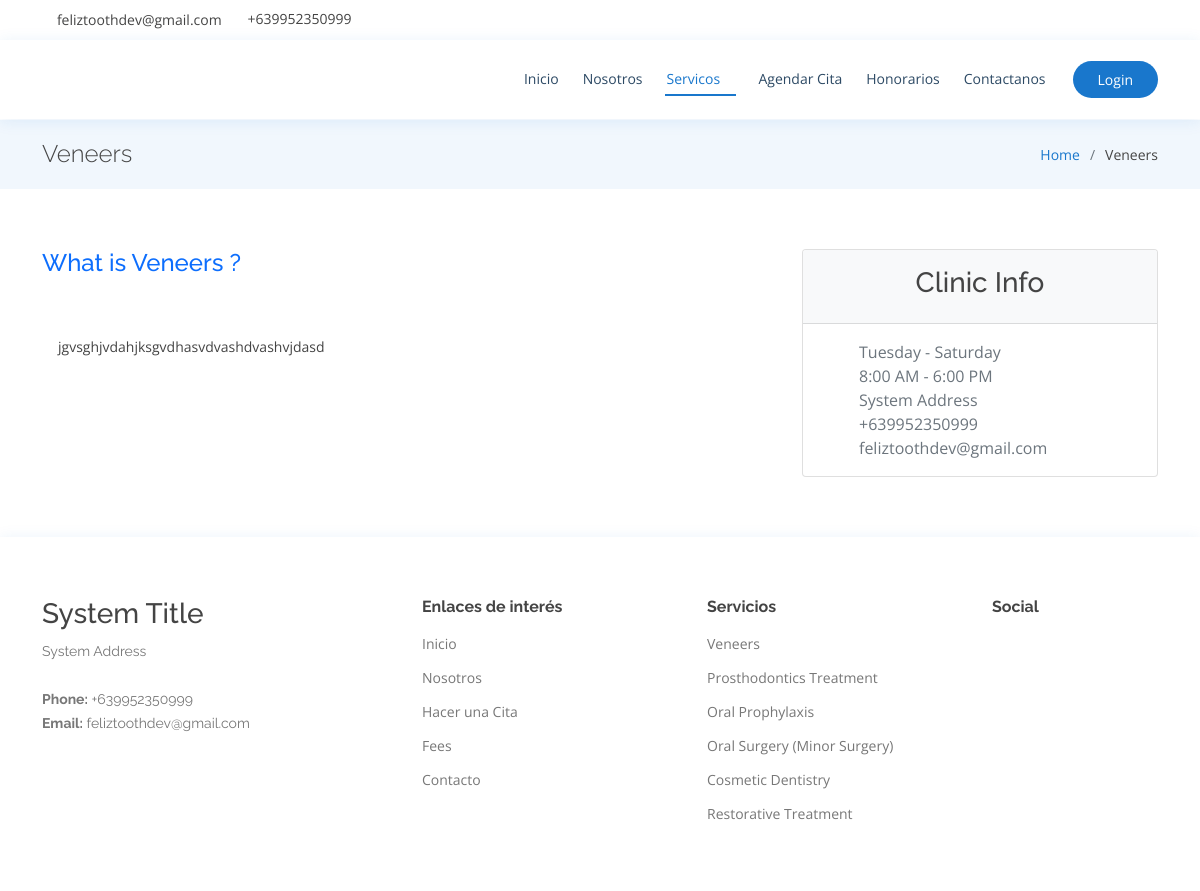
Screenshot of /our-services.php?title=Veneers with the database file from the repository.
### tables this page shows
CREATE TABLE `system_details` (
  `id` int(11) NOT NULL,
  `name` varchar(50) NOT NULL,
  `days` varchar(255) NOT NULL,
  `openhr` varchar(50) NOT NULL,
  `closehr` varchar(50) NOT NULL,
  `address` varchar(255) NOT NULL,
  `telno` varchar(255) NOT NULL,
  `email` varchar(255) NOT NULL,
  `mobile` varchar(255) NOT NULL,
  `facebook` varchar(255) NOT NULL,
  `map` varchar(255) NOT NULL,
  `logo` varchar(255) NOT NULL,
  `brand` varchar(255) NOT NULL
);

CREATE TABLE `services` (
  `id` int(11) NOT NULL,
  `title` varchar(255) NOT NULL,
  `article_title` varchar(255) NOT NULL,
  `description` longtext NOT NULL,
  `image` varchar(255) NOT NULL
);

### superglobal.php (called while the page is built, shortened)
<?php
include('admin/config/dbconn.php');
$sql = "SELECT * FROM system_details LIMIT 1";
$query_run = mysqli_query($conn, $sql);
if (mysqli_num_rows($query_run) > 0) {
    foreach ($query_run as $row) {
        $system_name = $row['name'];
        $address = $row['address'];
        $email = $row['email'];
        $mobile = $row['mobile'];
        $facebook = $row['facebook'];
    }
}

### our-services.php (the view, shortened to what this page needs)
<?php
include('main/header.php');
include('main/topbar.php');
?>
    <main id="main">
        <section class="breadcrumbs">
            <div class="container">
                <div class="d-flex justify-content-between align-items-center">
                    <?php
                    if(isset($_GET['title']))
                    {
                        $user_id = $_GET['title'];
                        $user = "SELECT * FROM services WHERE title='$user_id'";
                        $users_run = mysqli_query($conn,$user);
                        if(mysqli_num_rows($users_run) > 0)
                        {
                            foreach($users_run as $row)
                            {
                    ?>
                    <h2><?=$row['title']?></h2>
                    <ol>
                        <li><a href="index.php">Home</a></li>
                        <li><?=$row['title']?></li>
                    </ol>
                </div>
            </div>
        </section>
        <section class="inner-page">
            <div class="container">
                <div class="row">
                    <div class="col-md-8">
                        <div class="card border-0">
                            <h4 class="mb-4 text-primary"><?=$row['article_title']?></h4>
                            <div class="card-body">
                                <p class="description"><?=$row['description']?></p>
                            </div>
                        </div>
                    </div>
                    <div class="col-md-4">
                        <?php include('main/side-contact.php');?>
                    </div>
                </div>
            </div>
        </section>
        <?php
                }
            }
        }
        ?>
    </main>
<?php
include('main/footer.php');
include('main/scripts.php');
?>

### main/topbar.php (shortened to what this page needs)
<body>
  <?php $page = substr($_SERVER['SCRIPT_NAME'], strrpos($_SERVER['SCRIPT_NAME'], "/") + 1); ?>
  <div id="topbar" class="d-flex align-items-center fixed-top">
    <div class="container d-flex justify-content-between">
      <div class="contact-info d-flex align-items-center">
        <i class="bi bi-envelope"></i> <a href="mailto:<?= $email ?>"><?= $email ?></a>
<a href="https://wa.me/<?= $mobile ?>" target="_blank">
    <i class="bi bi-phone"></i><?= $mobile ?>
</a>
      </div>
      <div class="d-none d-lg-flex social-links align-items-center">
        <a href="<?= $facebook ?>" class="facebook"><i class="bi bi-facebook"></i></a>
      </div>
    </div>
  </div>
  <header id="header" class="fixed-top">
    <div class="container d-flex align-items-center">
      <nav id="navbar" class="navbar order-last order-lg-0">
        <ul>
          <li><a class="nav-link scrollto <?= $page == 'index.php' ? 'active' : '' ?>" href="index.php">Inicio</a></li>
          <li><a class="nav-link scrollto <?= $page == 'about-us.php' ? 'active' : '' ?>" href="about-us.php">Nosotros</a></li>
          <li class="dropdown"><a class="nav-link scrollto <?= $page == 'our-services.php' ? 'active' : '' ?>" href="#"><span>Servicos</span> <i class="bi bi-chevron-down"></i></a>
          </li>
          <?php
          if (isset($_SESSION['auth'])) {
            if ($_SESSION['auth_role'] == "patient") {
          ?>
              <li><a class="nav-link scrollto <?= $page == 'patient/request-appointment.php' ? 'active' : '' ?>" href="patient/request-appointment.php">Agendar Cita</a></li>
            <?php
            }
          } else {
            ?>
            <li><a class="nav-link scrollto <?= $page == 'patient/request-appointment.php' ? 'active' : '' ?>" href="patient/request-appointment.php">Agendar Cita</a></li>
          <?php
          }
          ?>
          <li><a class="nav-link scrollto <?= $page == 'services-rates.php' ? 'active' : '' ?>" href="services-rates.php">Honorarios</a></li>
          <li><a class="nav-link scrollto <?= $page == 'contact-us.php' ? 'active' : '' ?>" href="contact-us.php">Contactanos</a></li>
        </ul>
      </nav>
      <a href="login.php" class="appointment-btn"><span class="d-none d-md-inline"></span>Login</a>
    </div>
  </header>

### main/side-contact.php (shortened to what this page needs)
<div class="card">
    <div class="card-header bg-light text-center">
        <h3 class="p-2">Clinic Info</h3>
    </div>
    <div class="card-body">
        <ul class="ml-4 mb-0 fa-ul text-muted">
            <li><span class="fa-li"><i class="fas fa-lg fa-calendar-week"></i></span> <?php include('admin/range-days.php') ?> <?= $row['openhr'] . ' - ' . $row['closehr'] ?> </li>
            <li><span class="fa-li"><i class="fas fa-lg fa-building"></i></span> <?= $address ?></li>
            <li><span class="fa-li"><i class="fas fa-lg fa-phone"></i></span> <?= $mobile ?></li>
            <li><span class="fa-li"><i class="fas fa-lg fa-envelope"></i></span> <?= $email ?></li>
        </ul>
    </div>
</div>

### admin/range-days.php (shortened to what this page needs)
<?php
    function displayDays($days = array()) {
        $periods = array();
        $periodIndex = 0;
        $previousDay = -1;
        $nextDay = -1;
        foreach($days as $placeInList => $currentDay) {
            if ($placeInList > 0) {
                $previousDay = $days[$placeInList-1];
            }
            if ($placeInList < sizeof($days)-1) {
                $nextDay = $days[$placeInList+1];
            }
            if ($currentDay-1 != $previousDay) {
                $periodIndex++;
                $periods[$periodIndex] = array($currentDay);
            } elseif ($currentDay+1 != $nextDay) {
                $periods[$periodIndex][] = $currentDay;
                $periodIndex++;
            }
        }
        $periods = array_values($periods);
        $text = '';
        foreach($periods as $key => $period) {
            if (!empty($period[1])) {
                $text .= jddayofweek($period[0]-1, 1).' - '.jddayofweek($period[1]-1, 1);
            } else {
                $text .= jddayofweek($period[0]-1, 1);
            }
        }
        echo $text.'<br />';
    }
        $sql = "SELECT * FROM system_details";
        $query_run = mysqli_query($conn,$sql);
        $row = mysqli_fetch_array($query_run);
        $me = $row['days'];
        $me_array = explode(',',$me);
        displayDays($me_array);
?>

### main/footer.php
<footer id="footer">
  <div class="footer-top">
    <div class="container">
      <div class="row">
        <div class="col-md-4 footer-contact">
          <h3><?= $system_name ?></h3>
          <p><?= $address ?> <br><br>
            <strong>Phone:</strong> <?= $mobile ?><br>
            <strong>Email:</strong> <?= $email ?><br>
          </p>
        </div>
        <div class="col-md-3 footer-links">
          <h4>Enlaces de interés</h4>
          <ul>
            <li> <a href="index.php">Inicio</a></li>
            <li> <a href="about-us.php">Nosotros</a></li>
            <li> <a href="patient/request-appointment.php">Hacer una Cita</a></li>
            <li> <a href="services-rates.php">Fees</a></li>
            <li> <a href="contact-us.php">Contacto</a></li>
          </ul>
        </div>
        <div class="col-md-3 footer-links">
          <h4>Servicios</h4>
          <ul>
            <?php
            $sql2 = "SELECT * FROM services";
            $query_run = mysqli_query($conn, $sql2);
            $check_services = mysqli_num_rows($query_run) > 0;
            if ($check_services) {
              while ($row2 = mysqli_fetch_array($query_run)) { ?>
                <li> <a href="our-services.php?title=<?= $row2['title'] ?>"><?= $row2['title'] ?></a></li>
            <?php }
            } else {
              echo "<h5> No Record Found</h5>";
            } ?>
          </ul>
        </div>
        <div class="col-md-1 footer-links">
          <h4>Social</h4>
          <ul>
            <a href="<?= $facebook ?>" class="facebook"><i class="bx bxl-facebook"></i></a>
          </ul>
        </div>
      </div>
    </div>
  </div>
</footer>

### rows the page displays
system_details: email "feliztoothdev@gmail.com", mobile "+639952350999", address "System Address", name "System Title"
services: title "Veneers", article_title "What is Veneers ?", description "jgvsghjvdahjksgvdhasvdvashdvashvjdasd", system_details.openhr "8:00 AM", system_details.closehr "6:00 PM"
services: title "Prosthodontics Treatment"
services: title "Oral Prophylaxis"
services: title "Oral Surgery (Minor Surgery)"
services: title "Cosmetic Dentistry"
services: title "Restorative Treatment"
